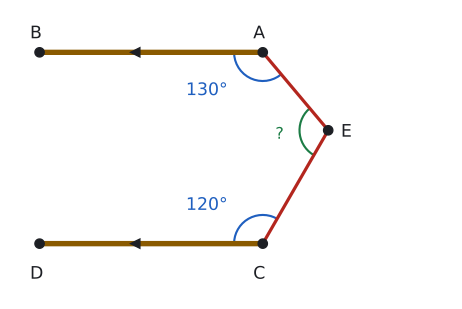

Write the Python code that produced this figure.
import sys; sys.path.insert(0, "tools")
from cizim import *
def yon(d): return np.array([np.cos(np.radians(d)), np.sin(np.radians(d))])
def kesis(p, u, q, v):
    s = np.linalg.solve(np.array([u, -v]).T, q - p); return p + s[0] * u
def aciolc(k, p, q):
    return np.degrees(np.arccos(np.dot(p - k, q - k) / np.linalg.norm(p - k) / np.linalg.norm(q - k)))

# Alıştırma 12: [AB] // [CD], B ve D solda; E sağda. m(BAE) = 130°, m(DCE) = 120°, m(AEC) = 110°.
h = 3.0
A = np.array([3.0, h]); B = np.array([-0.5, h]); C = np.array([3.0, 0.0]); D = np.array([-0.5, 0.0])
E = kesis(A, yon(-50), C, yon(60)); print("E", E, aciolc(E, A, C), aciolc(A, B, E), aciolc(C, D, E))
fig, ax = sekil(6, 4.0); ax.set_aspect("equal"); ax.axis("off")
ax.plot(*zip(B, A), color=SARI, lw=4, solid_capstyle="butt"); ax.plot(*zip(D, C), color=SARI, lw=4, solid_capstyle="butt")
ax.plot(1.0, h, "<", color=YAZI, markersize=7); ax.plot(1.0, 0, "<", color=YAZI, markersize=7)
ax.plot(*zip(A, E, C), color=KIRMIZI, lw=2.4)
nokta(ax, *A, "A", dx=-0.15, dy=0.22); nokta(ax, *B, "B", dx=-0.15, dy=0.22)
nokta(ax, *C, "C", dx=-0.15, dy=-0.55); nokta(ax, *D, "D", dx=-0.15, dy=-0.55)
nokta(ax, *E, "E", dx=0.2, dy=-0.1)
aci(ax, A, B, E, r=0.45, renk=MAVI); ax.text(A[0] - 0.55, A[1] - 0.6, "130°", color=MAVI, ha="right", va="center")
aci(ax, C, E, D, r=0.45, renk=MAVI); ax.text(C[0] - 0.55, C[1] + 0.6, "120°", color=MAVI, ha="right", va="center")
aci(ax, E, A, C, r=0.45, ad="?", renk=YESIL)
ax.set_xlim(-1.0, 6.0); ax.set_ylim(-0.9, h + 0.7)
kaydet(fig, __file__)
